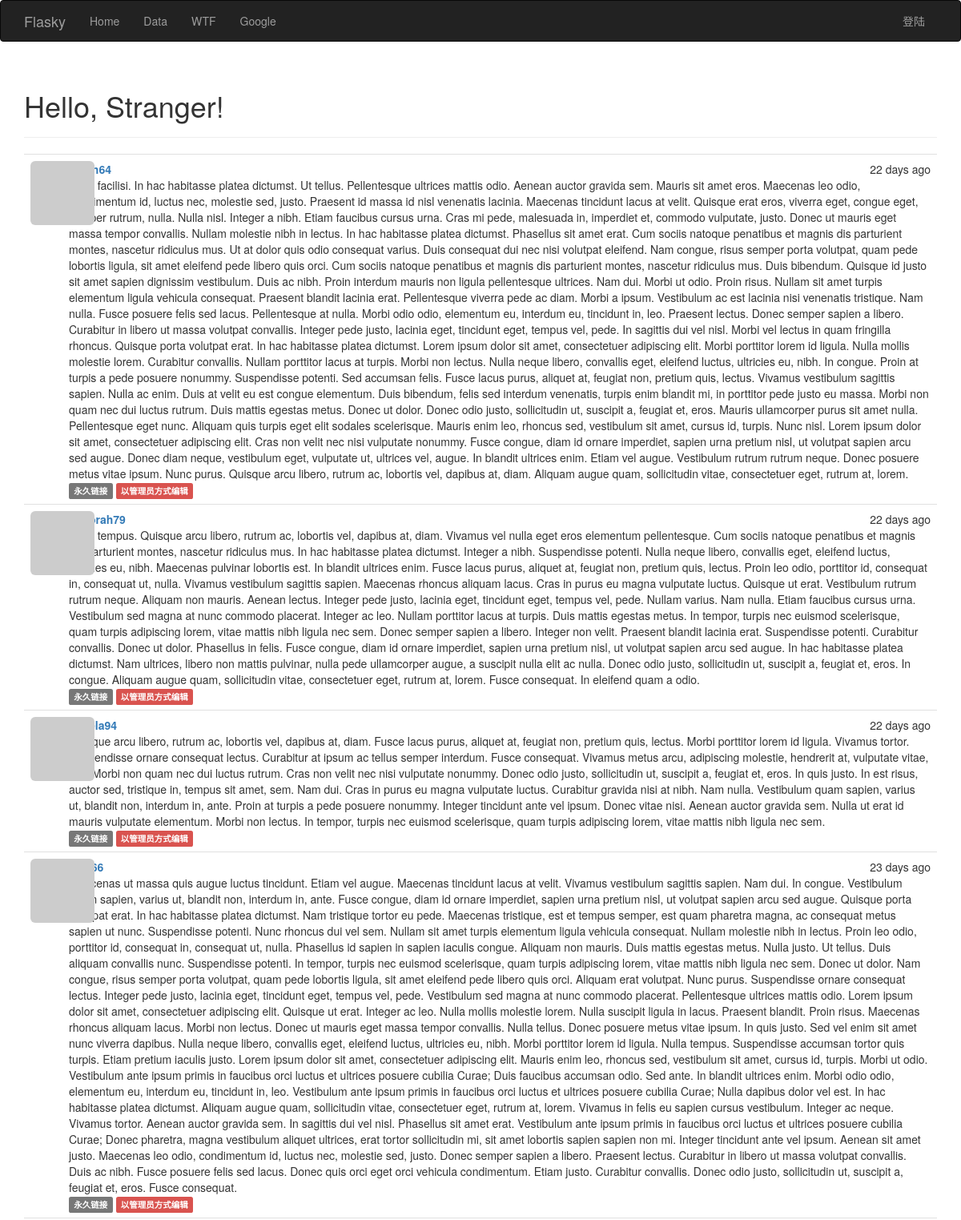
/?page=4 (upper part), run on the app's committed database.
### app/models.py (models this page shows, shortened)
class Post(db.Model):
    __tablename__ = 'posts'
    id = db.Column(db.Integer,primary_key=True)
    body = db.Column(db.Text)
    timestamp = db.Column(db.DateTime,index=True,default=datetime.utcnow)
    author_id = db.Column(db.Integer,db.ForeignKey('users.id'))
    body_html = db.Column(db.Text)

class User(UserMixin,db.Model):
    __tablename__ = 'users'
    id = db.Column(db.Integer, primary_key=True)
    email = db.Column(db.String(64),unique=True,index=True)
    username = db.Column(db.String(64), unique=True, index=True)
    password_hash = db.Column(db.String(128))
    role_id = db.Column(db.Integer, db.ForeignKey('roles.id'))
    confirmed = db.Column(db.Boolean,default=False)
    name = db.Column(db.String(64))
    location = db.Column(db.String(64))
    about_me = db.Column(db.Text())
    member_since = db.Column(db.DateTime(),default=datetime.utcnow)
    last_seen = db.Column(db.DateTime(),default=datetime.utcnow)
    avatar_hash = db.Column(db.String(32))
    posts = db.relationship('Post',backref='author',lazy='dynamic')
    test1 = db.Column(db.String(32))
    followed = db.relationship('Follow',
                               foreign_keys=[Follow.follower_id],
                               backref=db.backref('follower',lazy='joined'),
                               lazy='dynamic',
                               cascade = 'all,delete-orphan')
    followers = db.relationship('Follow',
                               foreign_keys=[Follow.followed_id],
                               backref=db.backref('followed',lazy='joined'),
                               lazy='dynamic',
                               cascade='all,delete-orphan')
    @property
    def password(self):
        raise AttributeError('password is not a readable attribute')
    def gravatar(self,size=100,default='identicon',rating='g'):
        if request.is_secure:
            url = 'https://secure.gravatar.com/avatar'
        else:
            url = 'http://www.gravatar.com/avatar'
        hash = self.avatar_hash
        return '{url}/{hash}?s={size}&d={default}&r={rating}'.format(url=url,hash=hash,size=size,default=default,rating=rating)

### app/main/views.py (the view)
@main.route('/',methods=['GET','POST'])
def index():
    form = PostForm()
    if  current_user.can(Permission.WRITE_ARTICLES) and \
        form.validate_on_submit():
        post = Post(body = form.body.data,author = current_user._get_current_object())
        db.session.add(post)
        return redirect(url_for('.index'))
    page = request.args.get('page',1,type=int)
    pagination = Post.query.order_by(Post.timestamp.desc()).paginate(
        page,per_page=current_app.config['FLASKY_POSTS_PER_PAGE'],
        error_out=False
    )
    posts = pagination.items
    return render_template('index.html',form=form,posts = posts,pagination=pagination)

### app/auth/views.py (called while the page is built)
@auth.before_app_request
def before_request():
    if current_user.is_authenticated:
        current_user.ping()
        if not current_user.confirmed and request.endpoint[:5] !='auth.':
            return  redirect(url_for('auth.unconfirmed'))

### app/main/__init__.py (called while the page is built)
@main.app_context_processor
def inject_permissions():
    return dict(Permission=Permission)

### app/models.py (called while the page is built)
    def can(self,permissions):
        return False

### app/templates/index.html (shortened to what this page needs)
{% extends "base.html" %}
{% import "bootstrap/wtf.html" as wtf %}
{% import "_macros.html" as marcos%}
{% block page_content %}
<div class="page-header">
    <h1>Hello, {% if current_user.is_authenticated %}{{ current_user.username }}{% else %}Stranger{% endif %}!</h1>
</div>
{% include '_posts.html' %}
{% endblock %}

### app/templates/_posts.html
<ul class="posts">
    {% for post in posts %}
    <li class="post">
        <div class="post-thumbnail">
            <a href="{{ url_for('.user', username=post.author.username) }}">
                <img class="img-rounded profile-thumbnail" src="{{ post.author.gravatar(size=40) }}">
            </a>
        </div>
        <div class="post-content">
            <div class="post-date">{{ moment(post.timestamp).fromNow() }}</div>
            <div class="post-author"><a href="{{ url_for('.user', username=post.author.username) }}">{{ post.author.username }}</a></div>
            <div class="post-body">
                {% if post.body_html %}
                    {{ post.body_html | safe }}
                {% else %}
                    {{ post.body }}
                {% endif %}
            </div>
            <div class="post-footer">
                <a href="{{ url_for('.post',id=post.id) }}">
                    <span class="label label-default">永久链接</span>
                    {% if current_user == post.author %}
                    <a href="{{ url_for('.edit',id=post.id) }}">
                        <span class="label label-primary">编辑</span>
                    </a>
                    {% elif current_user.is_administrator %}
                    <a href="{{ url_for('.edit',id=post.id) }}">
                        <span class="label label-danger">以管理员方式编辑</span>
                    </a>
                    {% endif %}
                </a>
            </div>
        </div>
    </li>
    {% endfor %}
</ul>

### app/static/styles.css (style rules this page uses)
.profile-thumbnail { position: absolute; }
ul.posts { list-style-type: none; padding: 0px; margin: 16px 0px 0px 0px; border-top: 1px solid #e0e0e0; }
ul.posts li.post { padding: 8px; border-bottom: 1px solid #e0e0e0; }
div.post-date { float: right; }
div.post-author { font-weight: bold; }
div.post-thumbnail { position: absolute; }
div.post-content { margin-left: 48px; min-height: 48px; }

### data on the page
Post: timestamp "22 days ago", body "Nulla facilisi. In hac habitasse platea dictumst. Ut tellus. Pellentesque ultrices mattis odio. Aenean auctor gravida sem. Mauris sit amet eros. Maecenas leo odio, condimentum id, luctus nec, molestie sed, justo. Praesent id massa id nisl venenatis lacinia. Maecenas tincidunt lacus at velit. Quisque erat eros, viverra eget, congue eget, semper rutrum, nulla. Nulla nisl. Integer a nibh. Etiam faucibus cursus urna. Cras mi pede, malesuada in, imperdiet et, commodo vulputate, justo. Donec ut mauris eget massa tempor convallis. Nullam molestie nibh in lectus. In hac habitasse platea dictumst. Phasellus sit amet erat. Cum sociis natoque penatibus et magnis dis parturient montes, nascetur…"
Post: timestamp "22 days ago", author.username "deborah79", body "Nulla tempus. Quisque arcu libero, rutrum ac, lobortis vel, dapibus at, diam. Vivamus vel nulla eget eros elementum pellentesque. Cum sociis natoque penatibus et magnis dis parturient montes, nascetur ridiculus mus. In hac habitasse platea dictumst. Integer a nibh. Suspendisse potenti. Nulla neque libero, convallis eget, eleifend luctus, ultricies eu, nibh. Maecenas pulvinar lobortis est. In blandit ultrices enim. Fusce lacus purus, aliquet at, feugiat non, pretium quis, lectus. Proin leo odio, porttitor id, consequat in, consequat ut, nulla. Vivamus vestibulum sagittis sapien. Maecenas rhoncus aliquam lacus. Cras in purus eu magna vulputate luctus. Quisque ut erat. Vestibulum rutrum rutrum…"
Post: timestamp "22 days ago", body "Quisque arcu libero, rutrum ac, lobortis vel, dapibus at, diam. Fusce lacus purus, aliquet at, feugiat non, pretium quis, lectus. Morbi porttitor lorem id ligula. Vivamus tortor. Suspendisse ornare consequat lectus. Curabitur at ipsum ac tellus semper interdum. Fusce consequat. Vivamus metus arcu, adipiscing molestie, hendrerit at, vulputate vitae, nisl. Morbi non quam nec dui luctus rutrum. Cras non velit nec nisi vulputate nonummy. Donec odio justo, sollicitudin ut, suscipit a, feugiat et, eros. In quis justo. In est risus, auctor sed, tristique in, tempus sit amet, sem. Nam dui. Cras in purus eu magna vulputate luctus. Curabitur gravida nisi at nibh. Nam nulla. Vestibulum quam sapien,…"
Post: timestamp "23 days ago", body "Maecenas ut massa quis augue luctus tincidunt. Etiam vel augue. Maecenas tincidunt lacus at velit. Vivamus vestibulum sagittis sapien. Nam dui. In congue. Vestibulum quam sapien, varius ut, blandit non, interdum in, ante. Fusce congue, diam id ornare imperdiet, sapien urna pretium nisl, ut volutpat sapien arcu sed augue. Quisque porta volutpat erat. In hac habitasse platea dictumst. Nam tristique tortor eu pede. Maecenas tristique, est et tempus semper, est quam pharetra magna, ac consequat metus sapien ut nunc. Suspendisse potenti. Nunc rhoncus dui vel sem. Nullam sit amet turpis elementum ligula vehicula consequat. Nullam molestie nibh in lectus. Proin leo odio, porttitor id, consequat…"
